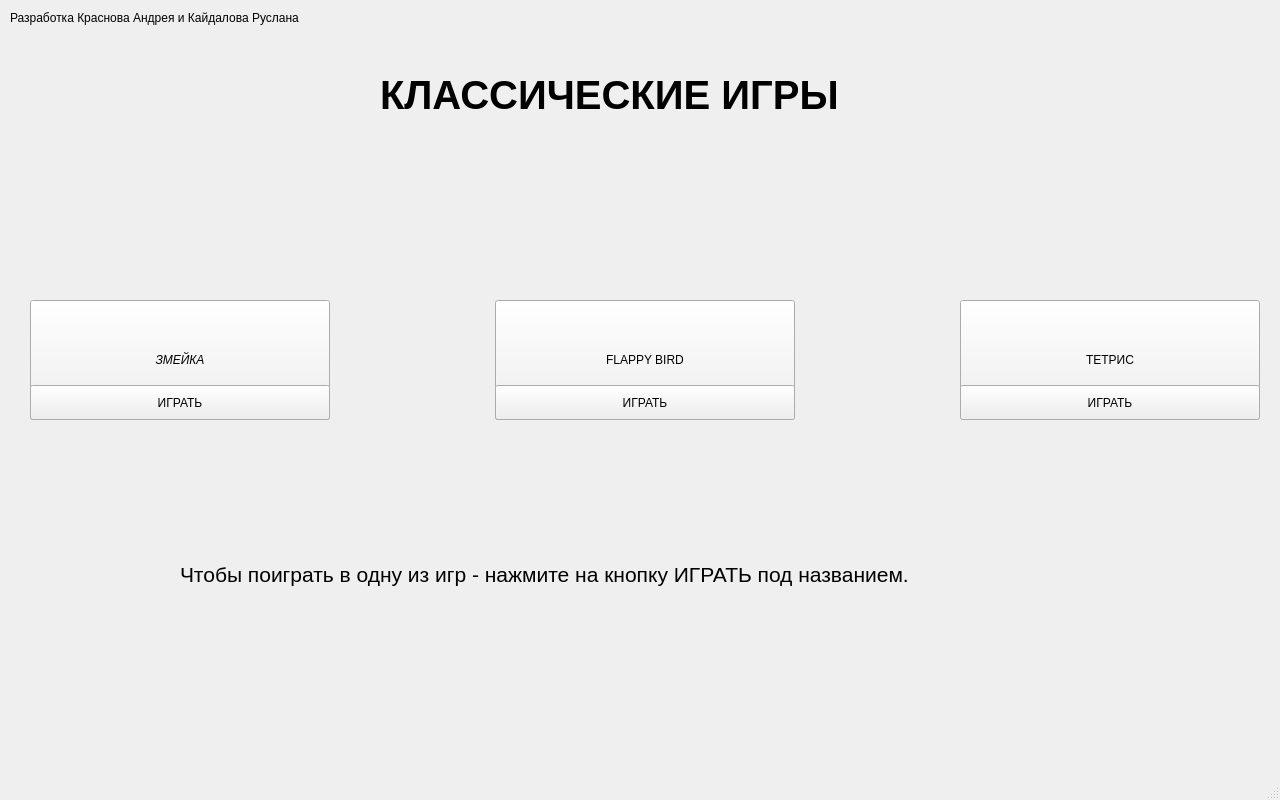
<?xml version="1.0" encoding="UTF-8"?>
<ui version="4.0">
 <class>MainWindow</class>
 <widget class="QMainWindow" name="MainWindow">
  <property name="geometry">
   <rect>
    <x>0</x>
    <y>0</y>
    <width>1280</width>
    <height>800</height>
   </rect>
  </property>
  <property name="windowTitle">
   <string>MainWindow</string>
  </property>
  <property name="styleSheet">
   <string notr="true">pushButton:hover:!pressed
{
	background-color: red;
}

pushButton2:hover:!pressed
{
	background-color: red;
}</string>
  </property>
  <widget class="QWidget" name="centralwidget">
   <widget class="QLabel" name="title">
    <property name="geometry">
     <rect>
      <x>380</x>
      <y>50</y>
      <width>600</width>
      <height>90</height>
     </rect>
    </property>
    <property name="font">
     <font>
      <family>MS Shell Dlg 2</family>
      <pointsize>30</pointsize>
      <weight>75</weight>
      <bold>true</bold>
     </font>
    </property>
    <property name="text">
     <string>КЛАССИЧЕСКИЕ ИГРЫ</string>
    </property>
   </widget>
   <widget class="QPushButton" name="bt1">
    <property name="geometry">
     <rect>
      <x>30</x>
      <y>300</y>
      <width>300</width>
      <height>120</height>
     </rect>
    </property>
    <property name="font">
     <font>
      <italic>true</italic>
     </font>
    </property>
    <property name="styleSheet">
     <string notr="true"/>
    </property>
    <property name="text">
     <string>ЗМЕЙКА</string>
    </property>
   </widget>
   <widget class="QPushButton" name="bt2">
    <property name="geometry">
     <rect>
      <x>495</x>
      <y>300</y>
      <width>300</width>
      <height>120</height>
     </rect>
    </property>
    <property name="styleSheet">
     <string notr="true"/>
    </property>
    <property name="text">
     <string>FLAPPY BIRD</string>
    </property>
   </widget>
   <widget class="QPushButton" name="bt3">
    <property name="geometry">
     <rect>
      <x>960</x>
      <y>300</y>
      <width>300</width>
      <height>120</height>
     </rect>
    </property>
    <property name="styleSheet">
     <string notr="true"/>
    </property>
    <property name="text">
     <string>ТЕТРИС</string>
    </property>
   </widget>
   <widget class="QLabel" name="label_3">
    <property name="geometry">
     <rect>
      <x>10</x>
      <y>10</y>
      <width>350</width>
      <height>15</height>
     </rect>
    </property>
    <property name="text">
     <string>Разработка Краснова Андрея и Кайдалова Руслана</string>
    </property>
   </widget>
   <widget class="QPushButton" name="bt1_s">
    <property name="geometry">
     <rect>
      <x>30</x>
      <y>385</y>
      <width>300</width>
      <height>35</height>
     </rect>
    </property>
    <property name="text">
     <string>ИГРАТЬ</string>
    </property>
   </widget>
   <widget class="QLabel" name="label">
    <property name="geometry">
     <rect>
      <x>180</x>
      <y>520</y>
      <width>950</width>
      <height>110</height>
     </rect>
    </property>
    <property name="font">
     <font>
      <pointsize>16</pointsize>
     </font>
    </property>
    <property name="text">
     <string>&lt;html&gt;&lt;head/&gt;&lt;body&gt;&lt;p&gt;Чтобы поиграть в одну из игр - нажмите на кнопку ИГРАТЬ под названием.&lt;/p&gt;&lt;/body&gt;&lt;/html&gt;</string>
    </property>
   </widget>
   <widget class="QPushButton" name="bt2_s">
    <property name="geometry">
     <rect>
      <x>495</x>
      <y>385</y>
      <width>300</width>
      <height>35</height>
     </rect>
    </property>
    <property name="text">
     <string>ИГРАТЬ</string>
    </property>
   </widget>
   <widget class="QPushButton" name="bt3_s">
    <property name="geometry">
     <rect>
      <x>960</x>
      <y>385</y>
      <width>300</width>
      <height>35</height>
     </rect>
    </property>
    <property name="text">
     <string>ИГРАТЬ</string>
    </property>
   </widget>
  </widget>
  <widget class="QMenuBar" name="menubar">
   <property name="geometry">
    <rect>
     <x>0</x>
     <y>0</y>
     <width>1280</width>
     <height>26</height>
    </rect>
   </property>
  </widget>
  <widget class="QStatusBar" name="statusbar"/>
 </widget>
 <resources/>
 <connections/>
</ui>
